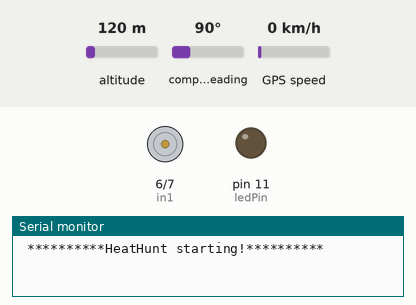
A sketch run on a simulated Arduino Uno, built with avr-gcc and run on an emulated ATmega328P. Parts: motor-driver pin pairs drawn as motors (green arrow = first pin HIGH = forward, orange = second pin HIGH = backward, longer = more drive, scaled by the enable pin), output pins drawn as LEDs (lit = HIGH), the last lines printed to the serial monitor. The test bench sets the inputs (shaded band); at power-on: altitude 120 m, compass heading 90°, GPS speed 0 km/h. The GPS gets a fix after 3 s at 37.7749, -122.4194 with 8 satellites.

Above: at 3.1 s.
At 5.1 s:
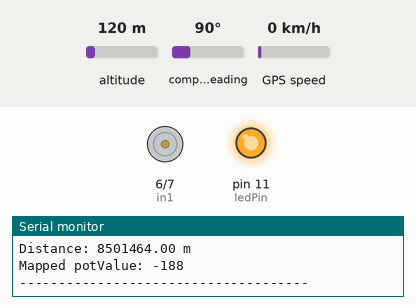
Timing chart, 0 to 6.6 s (numbered marks = the images above):
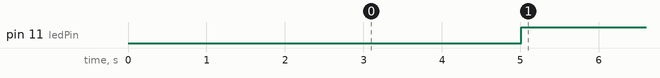

The sketch:

gps_and_led.ino
```cpp
#include <Arduino.h>
#include <math.h>
#include <Adafruit_GPS.h>
#include <SoftwareSerial.h>


#define RADIUS_EARTH 6371      // Earth radius in kilometers
#define enA 9
#define ledPin 11
#define in1 6
#define in2 7
#define RX 3
#define TX 2
// use define to choose target place
// #define RoyalForkGarden
#define CantocksCloseBusStop

// Set GPSECHO to 'false' to turn off echoing the GPS data to the Serial console
// Set to 'true' if you want to debug and listen to the raw GPS sentences
#define GPSECHO  false

SoftwareSerial mySerial(RX, TX);
Adafruit_GPS GPS(&mySerial);

float latPlayer;      // Variable to store player's latitude
float longPlayer;     // Variable to store player's longitude

#ifdef RoyalForkGarden
  float latPlace = 51.45783686779149;
  float longPlace = -2.602806472990425;
#endif

#ifdef CantocksCloseBusStop
float latPlace = 51.4558301767948;
float longPlace = -2.6023120229001377;
#endif

char c;

// Function to calculate distance between two points using Haversine formula
float calculateDistance(float lat1, float lon1, float lat2, float lon2) {
  float dLat = radians(lat2 - lat1);
  float dLon = radians(lon2 - lon1);
  float a = sin(dLat / 2) * sin(dLat / 2) + cos(radians(lat1)) * cos(radians(lat2)) * sin(dLon / 2) * sin(dLon / 2);
  float c = 2 * atan2(sqrt(a), sqrt(1 - a));
  float distance = RADIUS_EARTH * c * 1000;
  return distance;
}

void setup() {
  while (!Serial); // wait for Serial to be ready

  Serial.begin(115200);
  delay(3000);
  Serial.println("\n **********HeatHunt starting!**********");
  mySerial.begin(9600);
  // uncomment this line to receive all data
  // GPS.sendCommand(PMTK_SET_NMEA_OUTPUT_ALLDATA);
  // uncomment this line to turn on RMC (recommended minimum) and GGA (fix data) including altitude
  GPS.sendCommand(PMTK_SET_NMEA_OUTPUT_RMCGGA);
  // uncomment this line to turn on only the "minimum recommended" data
  // GPS.sendCommand(PMTK_SET_NMEA_OUTPUT_RMCONLY);
  // For parsing data, we don't suggest using anything but either RMC only or RMC+GGA since
  // the parser doesn't care about other sentences at this time

  // Set the update rate
  GPS.sendCommand(PMTK_SET_NMEA_UPDATE_1HZ);   // 1 Hz update rate
  // For the parsing code to work nicely and have time to sort thru the data, and
  // print it out we don't suggest using anything higher than 1 Hz

  // Request updates on antenna status, comment out to keep quiet
  // GPS.sendCommand(PGCMD_ANTENNA);

  pinMode(enA, OUTPUT);
  pinMode(ledPin, OUTPUT);
  pinMode(in1, OUTPUT);
  pinMode(in2, OUTPUT);
  // Set initial rotation direction
  digitalWrite(in1, LOW);
  digitalWrite(in2, HIGH);
  digitalWrite(ledPin, LOW);
}

void loop() {
  clearGPS();

  while (!GPS.newNMEAreceived()) {
    c = GPS.read();
  }

  GPS.parse(GPS.lastNMEA());

  Serial.print("Fix: ");
  Serial.println(GPS.fix);
  // Serial.print(" quality: ");
  // Serial.println(GPS.fixquality);
  // Serial.print("Satellites: ");
  // Serial.println(GPS.satellites);

  Serial.print("Location: ");
  Serial.print(GPS.latitudeDegrees, 4);
  Serial.print(", ");
  Serial.println(GPS.longitudeDegrees, 4);

  latPlayer = GPS.latitudeDegrees;
  longPlayer = GPS.longitudeDegrees;
  // Calculate distance between player and place
  float distance = calculateDistance(latPlayer, longPlayer, latPlace, longPlace);
  Serial.print("Distance: ");
  Serial.print(distance);
  Serial.println(" m");

  // Map distance to potentiometer value
  int potValue = map(distance, 20, 200, 0, 2000); // Inverse mapping: closer -> higher potValue

  Serial.print("Mapped potValue: ");
  Serial.println(potValue);
  Serial.println("-------------------------------------");
  // analogWrite(ledPin, potValue);

  if (distance < 20) {
    digitalWrite(ledPin, HIGH);
    // No delay
  } else {
    // Otherwise, adjust the delay based on distance
    // Turn LED on
    digitalWrite(ledPin, HIGH);
    // Wait for the calculated delay
    delay(potValue);
    // Turn LED off
    digitalWrite(ledPin, LOW);
    // Wait for the same delay
    delay(potValue);
  }
  // delay(2000); // Delay for 2 seconds before repeating
}

void clearGPS() {
  while (!GPS.newNMEAreceived()) {
    c = GPS.read();
  }
  GPS.parse(GPS.lastNMEA());

  while (!GPS.newNMEAreceived()) {
    c = GPS.read();
  }
  GPS.parse(GPS.lastNMEA());
}
```

Measured:
- by itself, pin 11 (ledPin): LOW → HIGH at 5.0 s
